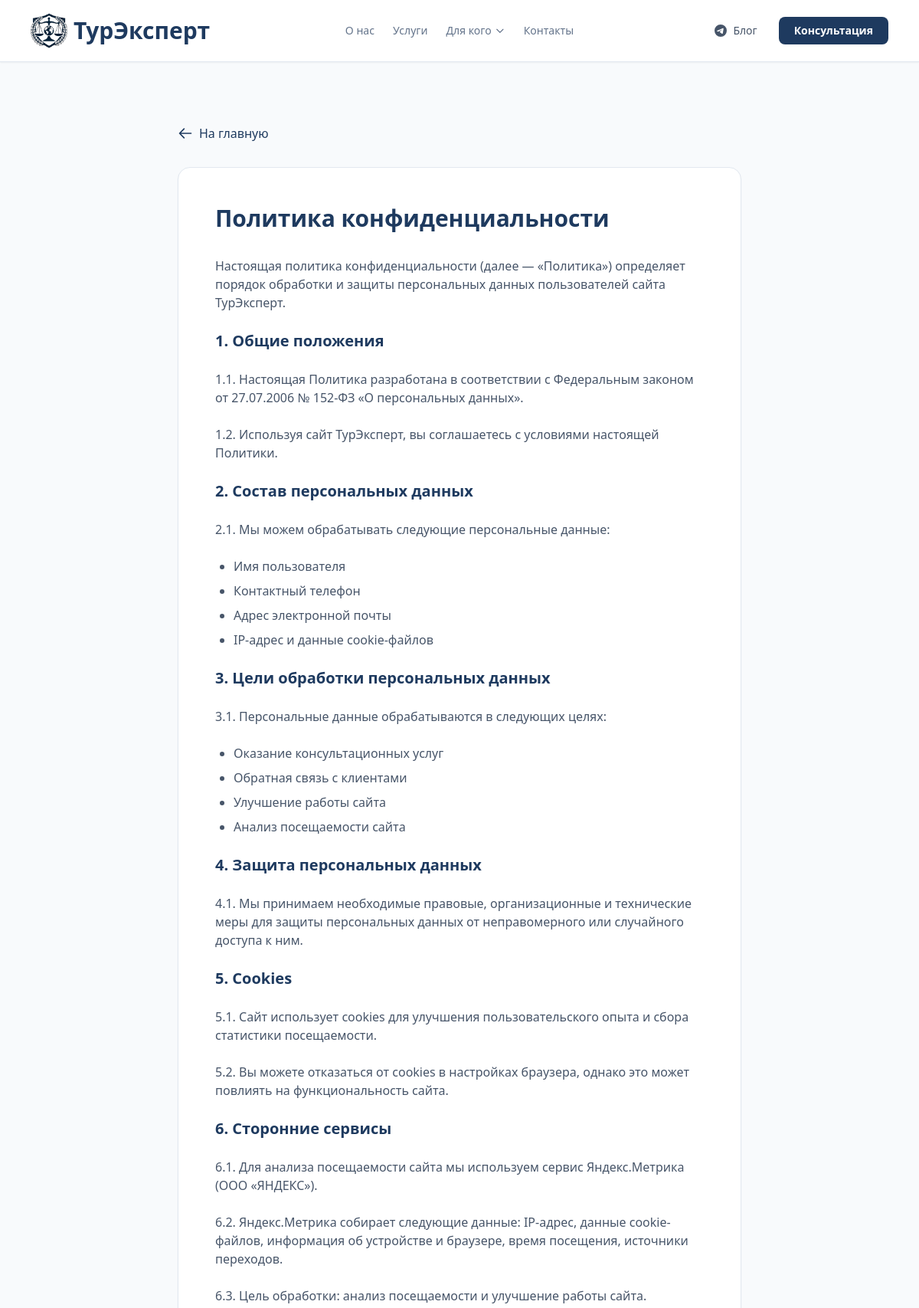
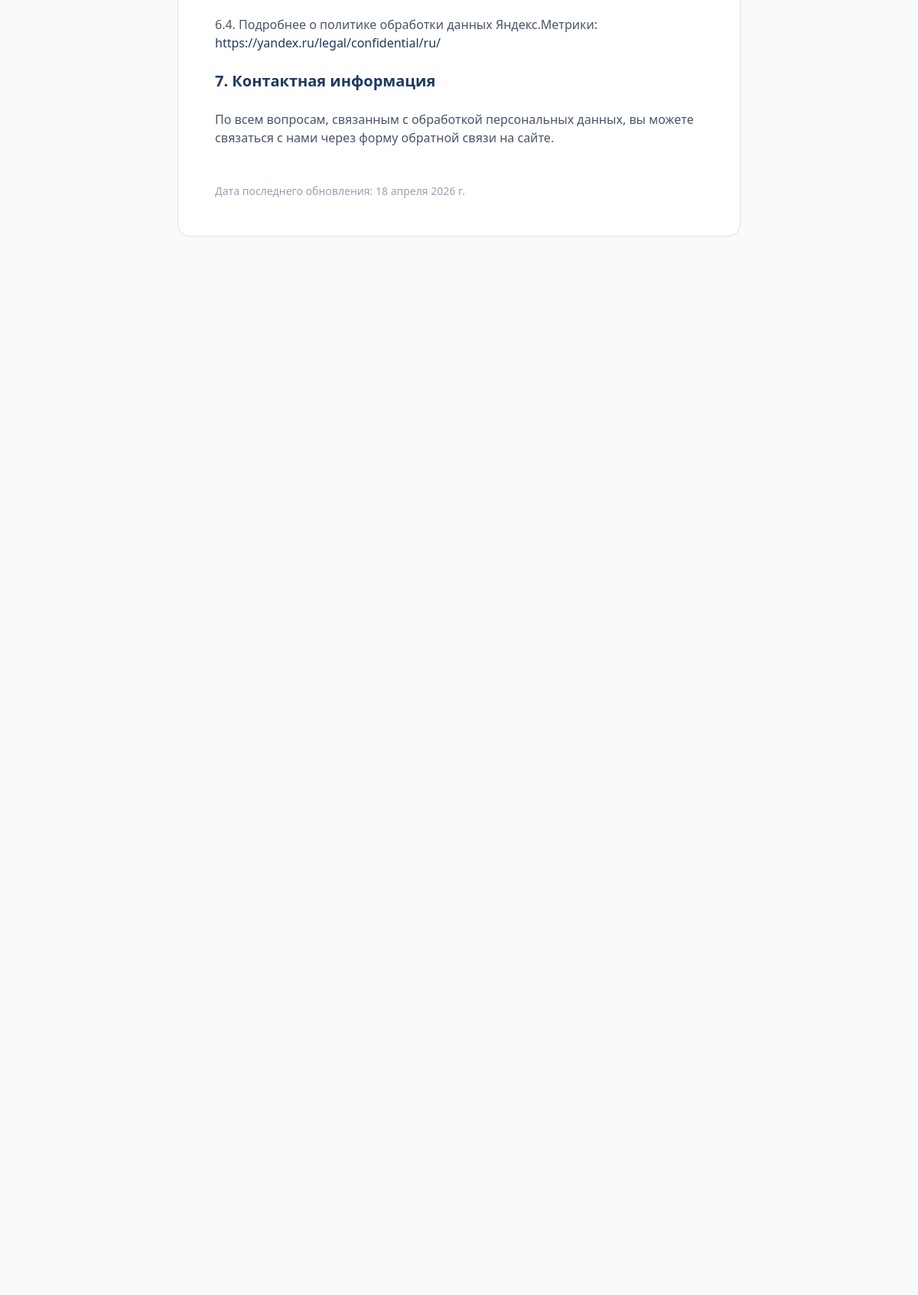
The app's page /privacy/ (upper part) with its own data (2 pictures, top to bottom).
### core/models.py (models this page shows, shortened)
class DocumentPage(models.Model):
    DOC_SLUGS = (
        ('offer',   'Договор оферты'),
        ('privacy', 'Политика конфиденциальности'),
        ('consent', 'Согласие на обработку данных'),
        ('terms',   'Пользовательское соглашение'),
    )
    slug = models.CharField("Тип документа", max_length=20, choices=DOC_SLUGS, unique=True)
    title = models.CharField("Заголовок", max_length=200)
    content = models.TextField("Содержимое (HTML)")
    class Meta:
        verbose_name = "Страница документа"
        verbose_name_plural = "Страницы документов"

### core/views.py (the view)
# urls.py: path('privacy/', views.privacy, name='privacy'),
def privacy(request):
    doc = get_object_or_404(DocumentPage, slug='privacy')
    return render(request, 'core/doc.html', {'doc': doc})

### core/templates/core/doc.html (shortened to what this page needs)
{% extends 'base.html' %}
{% block content %}
<section class="min-h-screen bg-slate-50 py-24">
    <div class="max-w-3xl mx-auto px-4">
        <a href="{% url 'index' %}" class="inline-flex items-center text-[#1e3a5f] hover:underline mb-8">
            <svg class="w-5 h-5 mr-2" fill="none" stroke="currentColor" viewBox="0 0 24 24">
                <path stroke-linecap="round" stroke-linejoin="round" stroke-width="2" d="M10 19l-7-7m0 0l7-7m-7 7h18"/>
            </svg>
            На главную
        </a>
        <div class="bg-white rounded-2xl p-8 md:p-12 shadow-sm border border-slate-200">
            <h1 class="text-3xl font-bold text-[#1e3a5f] mb-8">{{ doc.title }}</h1>
            <div class="prose prose-slate max-w-none text-slate-600 space-y-6">
                {{ doc.content|safe }}
            </div>
        </div>
    </div>
</section>
{% endblock %}

### theme/templates/base.html (style rules this page uses)
html { scroll-behavior: smooth; scroll-padding-top: 80px; }
* { -webkit-font-smoothing: antialiased; -moz-osx-font-smoothing: grayscale; }
body { box-shadow: inset 0 0 100px rgba(0,0,0,0.03); }
.rounded-2xl { border-radius: 17px; }

### records on screen
DocumentPage: title "Политика конфиденциальности", content "Настоящая политика конфиденциальности (далее — «Политика») определяет порядок обработки и защиты персональных данных пользователей сайта ТурЭксперт. 1. Общие положения 1.1. Настоящая Политика разработана в соответствии с Федеральным законом от 27.07.2006 № 152-ФЗ «О персональных данных». 1.2. Используя сайт ТурЭксперт, вы соглашаетесь с условиями настоящей Политики. 2. Состав персональных данных 2.1. Мы можем обрабатывать следующие персональные данные: Имя пользователя Контактный телефон Адрес электронной почты IP-адрес и данные cookie-файлов 3. Цели обработки персональных данных 3.1. Персональные данные обрабатываются в следующих целях: Оказание консультационных услуг Обратная связь с…"
